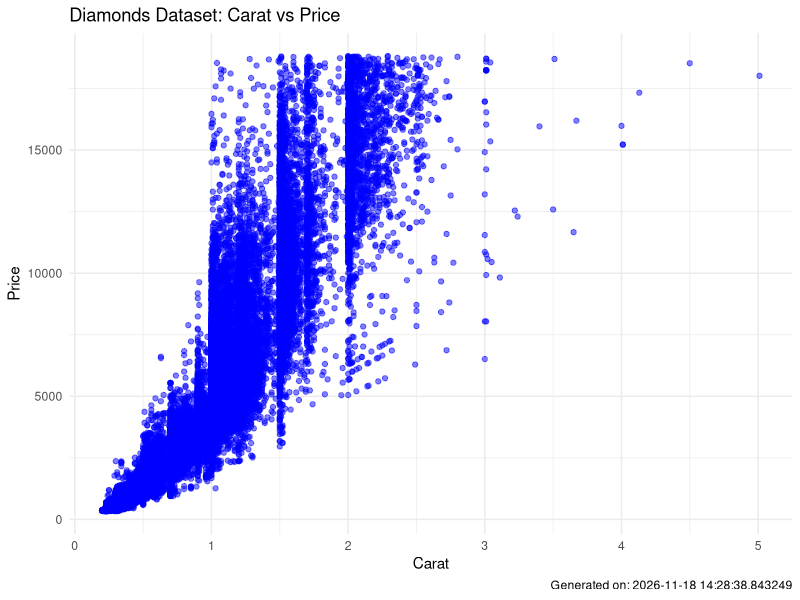

Reproduce this figure in R.
## ---- chunk 1
knitr::opts_chunk$set(echo = TRUE)
library(ggplot2)
library(dplyr)
## ---- chunk 2
# Get the current date and time
current_time <- Sys.time()

# Create the plot
p <- ggplot(diamonds, aes(x=carat, y=price)) +
  geom_point(alpha=0.5, color='blue') +
  labs(title='Diamonds Dataset: Carat vs Price',
       x='Carat',
       y='Price',
       caption=paste('Generated on:', current_time)) +
  theme_minimal()

# Print the plot
print(p)
